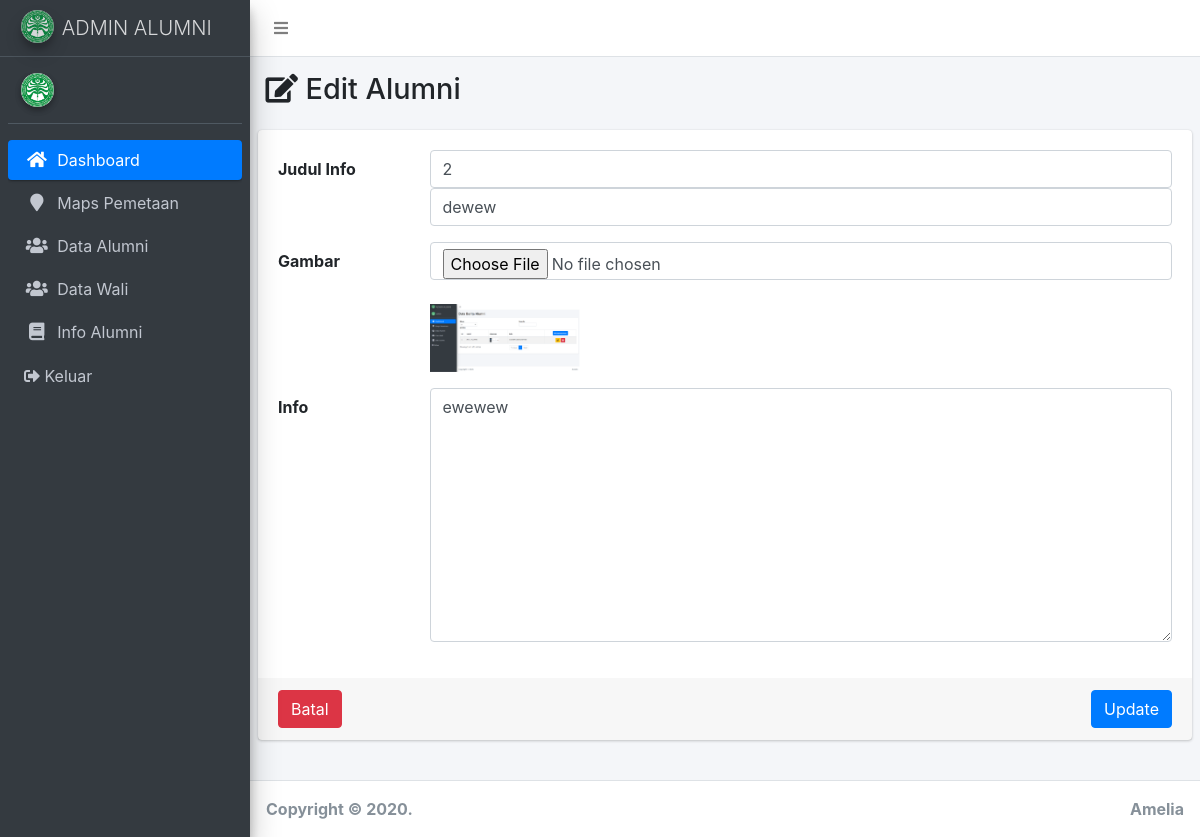
/index.php/Info/edit/2, run on the app's committed database.
### tables this page shows
CREATE TABLE `tb_info` (
  `id_info` int(11) NOT NULL,
  `nama_info` varchar(100) NOT NULL,
  `gambar` varchar(100) NOT NULL,
  `info` text NOT NULL,
  `create_at` timestamp NOT NULL DEFAULT current_timestamp() ON UPDATE current_timestamp()
);

### application/controllers/Info.php (called while the page is built, shortened)
<?php
class Info extends CI_Controller {
	function __construct(){
		$this->load->model('M_info');
	}
	public function edit($id)
	{
		$data['info'] = $this->db->query("select * from tb_info where id_info ='$id' ")->result();
		$this->load->view('admin/info/edit',$data);
	}
}

### index.php (called while the page is built, shortened)
<?php
require_once BASEPATH.'core/CodeIgniter.php';

### application/views/admin/info/edit.php (the view, shortened to what this page needs)
<div class="content-wrapper">
    <section class="content-header">
      <div class="container-fluid">
        <div class="row mb-2">
          <div class="col-sm-6">
            <h1><i class="fa fa-edit"></i> Edit Alumni</h1>
          </div>
        </div>
      </div>
    </section>
    <section class="content">
    <div class="card card-success">
              <form class="form-horizontal" method="post" action="<?= base_url('info/aksi_edit') ?>" enctype="multipart/form-data">
              <?php foreach($info as $a):?>
                <div class="card-body">
                  <div class="form-group row">
                    <label for="" class="col-sm-2 col-form-label">Judul Info</label>
                    <div class="col-sm-10">
                    <input type="text" class="form-control" name="id_info" value="<?= $a->id_info ?>" placeholder="Judul Info">
                      <input type="text" class="form-control" name="nama_info" value="<?= $a->nama_info ?>" placeholder="Judul Info">
                    </div>
                  </div>
                  <div class="form-group row">
                    <label for="" class="col-sm-2 col-form-label">Gambar</label>
                    <div class="col-sm-10">
                      <input type="file" class="form-control" id="" name="gambar"  value="<?= $a->gambar ?>">
                      <br>
                      <div>
                      <img src="<?php echo base_url('upload/info/'.$a->gambar) ?>" width="150" alt=""> </td>
                      </div>
                    </div>
                  </div>
                  <div class="form-group row">
                    <label for="" class="col-sm-2 col-form-label">Info</label>
                    <div class="col-sm-10">
                 <textarea name="info" class="form-control" id="" cols="30"  rows="10"><?= $a->info ?></textarea>
                    </div>
                  </div>
                </div>
                <div class="card-footer">
                <button type="reset" class="btn btn-danger">Batal</button>
                 <button type="submit" class="btn btn-primary float-right">Update</button>
                </div>
                <?php endforeach;?>
              </form>
            </div>
<br>
          </div>

### data on the page
tb_info: id_info "2", nama_info "dewew", gambar (picture), info "ewewew"
